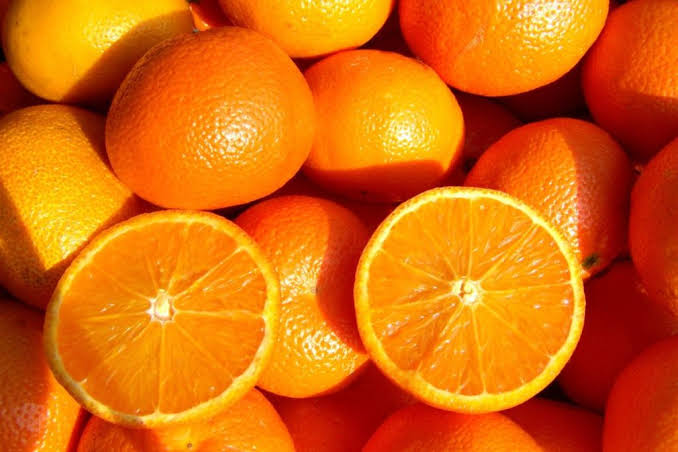
#> input picture query.png, 678 x 452 px
$ python matchingsimilarimage.py
#> lines starting #> are read from the running program, lines starting #| are printed output that depends on the picture
import cv2
import numpy as np
import os

query_path = "query.png"
dataset_dir = "images_folder/"

def process_image(image_path, size=(64,64)):

#> called with image_path = 'query.png', size = (64, 64)
    img = cv2.imread(image_path, cv2.IMREAD_GRAYSCALE)
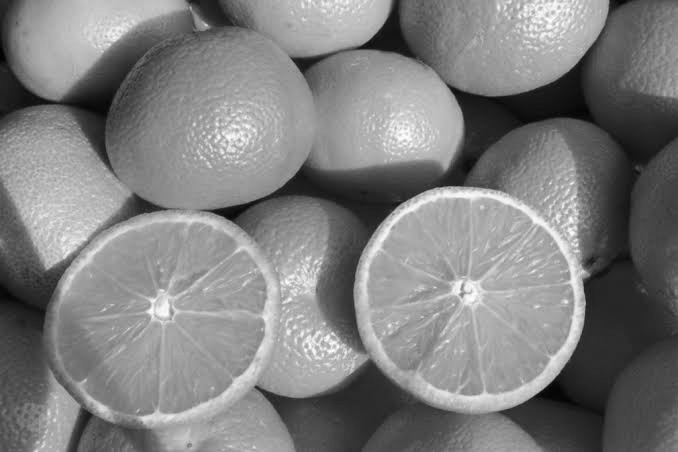
#> img: shape (452, 678); min 0, max 253, mean 126.6
    if img is None:
        raise ValueError(f"Không thể nạp dữ liệu từ đường dẫn: {image_path}")

    img_resized = cv2.resize(img, size)
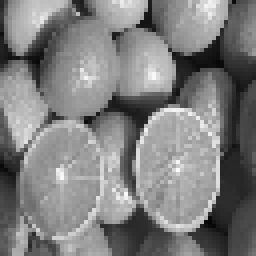
#> img_resized: shape (64, 64) (shown 4 times larger); min 6, max 250, mean 126.7

    print(f"[{image_path}] Kích thước ma trận ảnh xám", img_resized.shape)
#| [query.png] Kích thước ma trận ảnh xám (64, 64)

    vector = img_resized.flatten()
#> vector = 4096 values, max 250 at index 2732, min 6 at index 3572, mean 126.7

    vector_normalized = vector / 255.0
#> vector_normalized = 4096 values, max 0.98 at index 2732, min 0.0235 at index 3572, mean 0.497

    return vector_normalized

def l2_distance(v1, v2):
    return np.linalg.norm(v1 - v2)

query_vector = process_image(query_path)
#> query_vector has the same summary as vector_normalized in process_image

min_distance = float('inf')
best_match = None

print("\nBắt đầu quá trình quét tuyến tính trên tập dữ liệu")

for filename in os.listdir(dataset_dir):
    if filename.endswith((".jpg", ".png", ".jpeg")):
        db_image_path = os.path.join(dataset_dir, filename)

        try:
            db_vector = process_image(db_image_path)
#> call 2 of process_image, with image_path = 'images_folder/buoi.jpg', size = (64, 64)
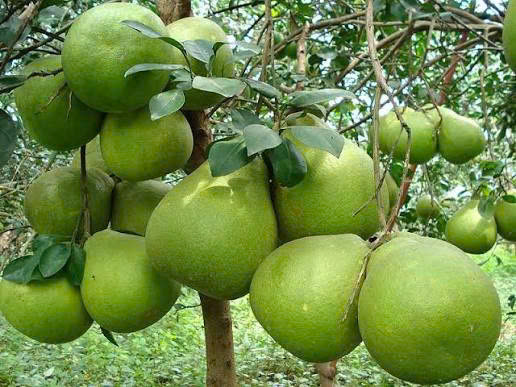
#> input picture images_folder/buoi.jpg, 516 x 387 px
#> in process_image (call 2), `img = cv2.imread(image_path, cv2.IMREAD_GRAYSCALE)`:
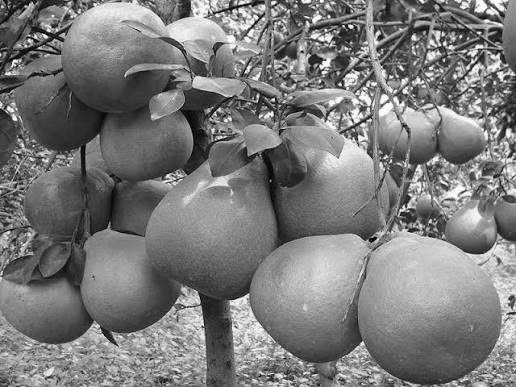
#> img: shape (387, 516); min 0, max 255, mean 122.4
#> in process_image (call 2), `img_resized = cv2.resize(img, size)`:
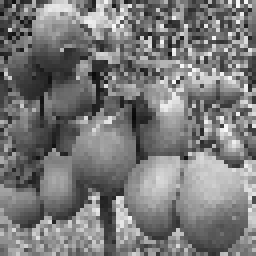
#> img_resized: shape (64, 64) (shown 4 times larger); min 8, max 251, mean 121.6
#| [images_folder/buoi.jpg] Kích thước ma trận ảnh xám (64, 64)
#> in process_image (call 2), `vector = img_resized.flatten()`: vector = 4096 values, max 251 at index 412, min 8 at index 1889, mean 121.6
#> in process_image (call 2), `vector_normalized = vector / 255.0`: vector_normalized = 4096 values, max 0.984 at index 412, min 0.0314 at index 1889, mean 0.477
#> db_vector has the same summary as vector_normalized in process_image

            distance = l2_distance(query_vector, db_vector)
#> distance = 18.51

            if distance < min_distance:
                min_distance = distance
#> min_distance = 18.51
                best_match = filename
        except ValueError as e:
            print(e)
#> pass 2 of the loop `for filename in os.listdir(dataset_dir):`:
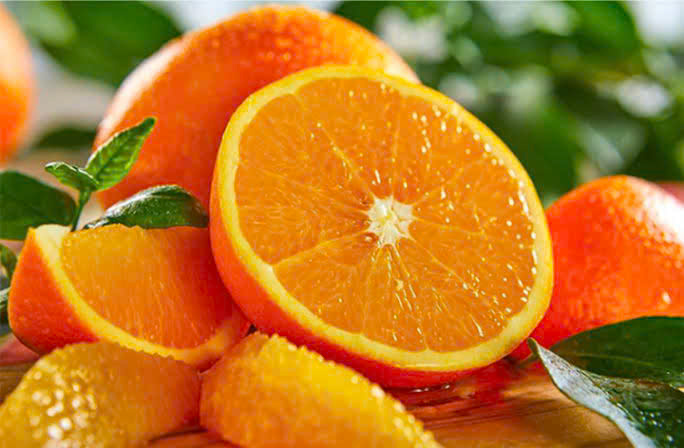
#> input picture images_folder/cam.jpg, 684 x 448 px
#> in process_image (call 3), `img = cv2.imread(image_path, cv2.IMREAD_GRAYSCALE)`:
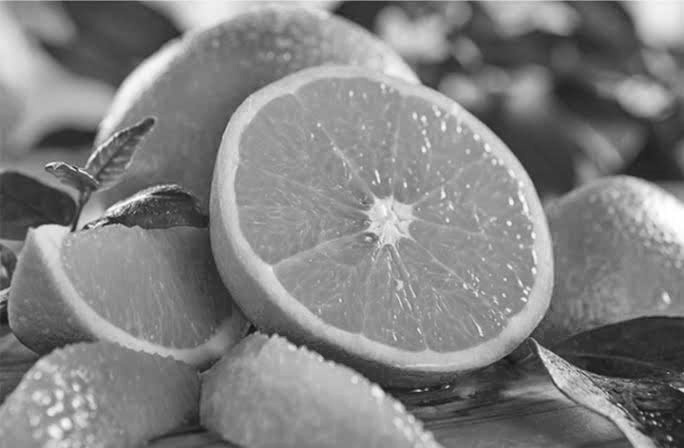
#> img: shape (448, 684); min 18, max 255, mean 129.2
#> in process_image (call 3), `img_resized = cv2.resize(img, size)`:
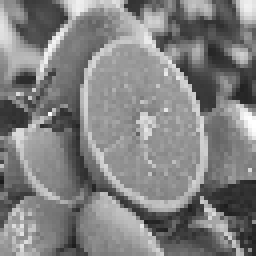
#> img_resized: shape (64, 64) (shown 4 times larger); min 26, max 255, mean 128.9
#| [images_folder/cam.jpg] Kích thước ma trận ảnh xám (64, 64)
#> vector = 4096 values, max 255 at index 1983, min 26 at index 2880, mean 128.9
#> vector_normalized = 4096 values, max 1 at index 1983, min 0.102 at index 2880, mean 0.506
#> db_vector has the same summary as vector_normalized in process_image
#> distance = 17.48
#> pass 3 of the loop `for filename in os.listdir(dataset_dir):`:
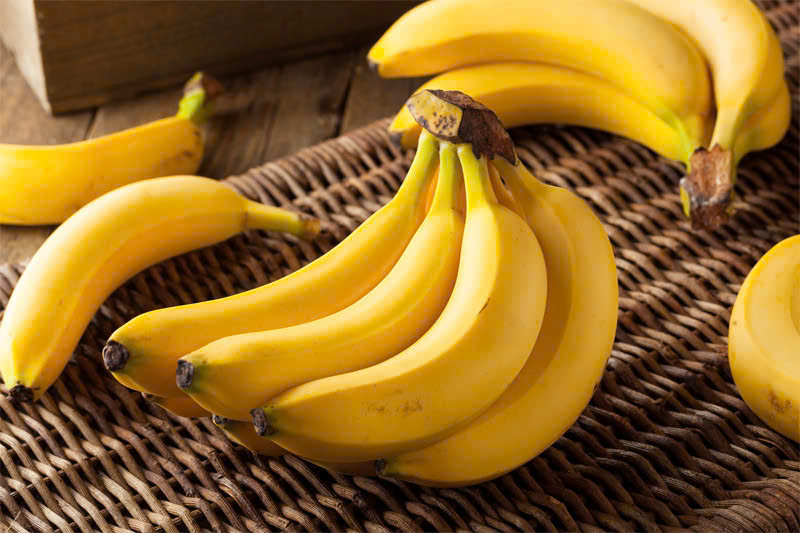
#> input picture images_folder/chuoi.jpg, 800 x 533 px
#> in process_image (call 4), `img = cv2.imread(image_path, cv2.IMREAD_GRAYSCALE)`:
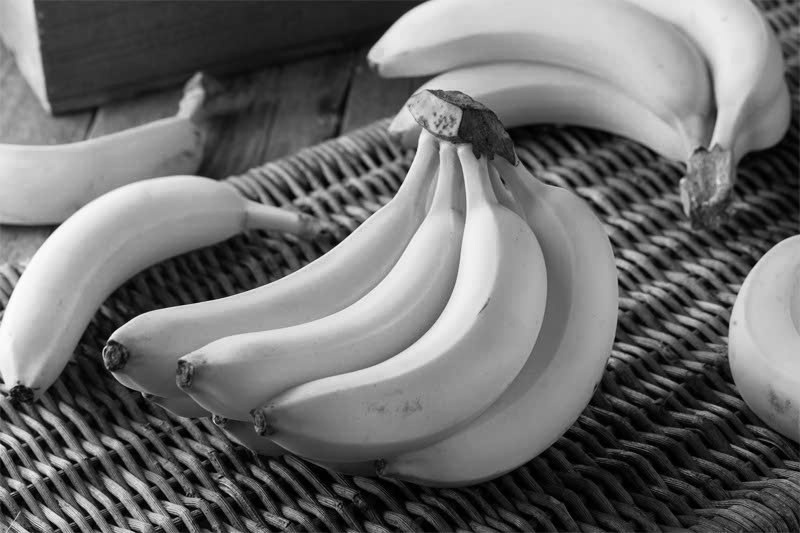
#> img: shape (533, 800); min 0, max 255, mean 109.7
#> in process_image (call 4), `img_resized = cv2.resize(img, size)`:
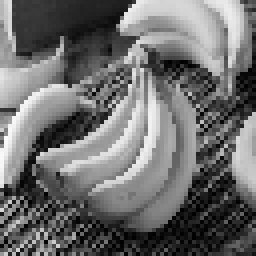
#> img_resized: shape (64, 64) (shown 4 times larger); min 0, max 252, mean 109.9
#| [images_folder/chuoi.jpg] Kích thước ma trận ảnh xám (64, 64)
#> vector = 4096 values, max 252 at index 2177, min 0 at index 3440, mean 109.9
#> vector_normalized = 4096 values, max 0.988 at index 2177, min 0 at index 3440, mean 0.431
#> db_vector has the same summary as vector_normalized in process_image
#> distance = 21.18

print("\n--KẾT LUẬN HỆ THỐNG--")
if best_match:
    print(f"Tập tin có độ tương đồng cao nhất: {best_match}")
    print(f"Khoảng cách sai lệch tối thiểu ghi nhận: {min_distance:.4f}")
#| Khoảng cách sai lệch tối thiểu ghi nhận: 17.4804
else:
    print("Hệ thống không tìm thấy dữ liệu hình ảnh phù hợp trong thư mục.")
